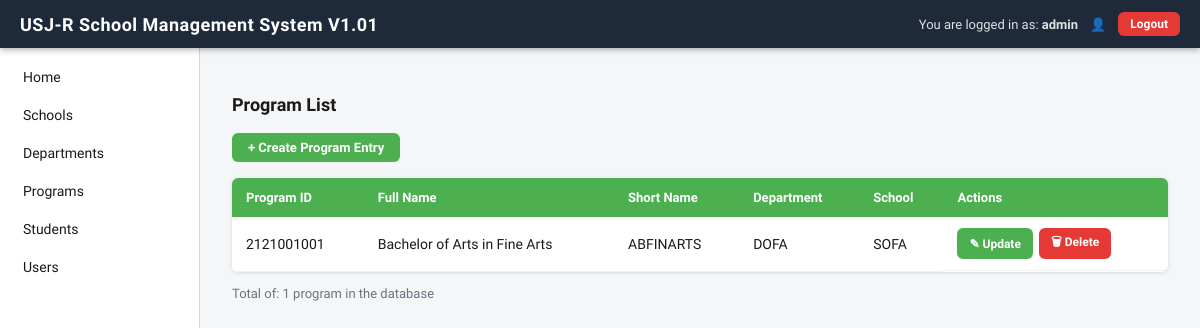
The app's page /programs/list.php (signed in) with its own data.
### tables this page shows
CREATE TABLE IF NOT EXISTS programs (
    prog_id         INT PRIMARY KEY,
    prog_full_name  VARCHAR(150) NOT NULL,
    prog_short_name VARCHAR(20)  NOT NULL,
    dept_id         INT NOT NULL,
    FOREIGN KEY (dept_id) REFERENCES departments(dept_id)
);

CREATE TABLE IF NOT EXISTS departments (
    dept_id         INT PRIMARY KEY,
    dept_full_name  VARCHAR(150) NOT NULL,
    dept_short_name VARCHAR(20)  NOT NULL,
    school_id       INT NOT NULL,
    FOREIGN KEY (school_id) REFERENCES schools(school_id)
);

CREATE TABLE IF NOT EXISTS schools (
    school_id   INT PRIMARY KEY,
    school_full_name  VARCHAR(150) NOT NULL,
    school_short_name VARCHAR(20)  NOT NULL
);

### includes/auth.php (called while the page is built, shortened)
<?php
function can($needed) {
    $roles = ['Viewer'=>1, 'Remover'=>2, 'Updater'=>3, 'Creator'=>4, 'Administrator'=>5];
    $current = $_SESSION['user_role'] ?? 'Viewer';
    return ($roles[$current] ?? 0) >= ($roles[$needed] ?? 99);
}
?>

### programs/list.php (the view, shortened to what this page needs)
<?php
require_once '../includes/auth.php';
require_once '../config/db.php';
$stmt = $pdo->query("
    SELECT p.*, d.dept_short_name, s.school_short_name
    FROM programs p
    JOIN departments d ON d.dept_id = p.dept_id
    JOIN schools s ON s.school_id = d.school_id
    ORDER BY p.dept_id, p.prog_id ASC
");
$programs = $stmt->fetchAll();
$total = count($programs);
include '../includes/header.php';
?>
<p class="page-title">Program List</p>
<div class="action-bar">
    <?php if (can('Creator')): ?>
        <a href="create.php" class="btn btn-green">+ Create Program Entry</a>
    <?php endif; ?>
</div>
<table class="data-table">
    <thead>
        <tr>
            <th>Program ID</th>
            <th>Full Name</th>
            <th>Short Name</th>
            <th>Department</th>
            <th>School</th>
            <th>Actions</th>
        </tr>
    </thead>
    <tbody>
    <?php if ($programs): ?>
        <?php foreach ($programs as $p): ?>
        <tr>
            <td><?= htmlspecialchars($p['prog_id']) ?></td>
            <td><?= htmlspecialchars($p['prog_full_name']) ?></td>
            <td><?= htmlspecialchars($p['prog_short_name']) ?></td>
            <td><?= htmlspecialchars($p['dept_short_name']) ?></td>
            <td><?= htmlspecialchars($p['school_short_name']) ?></td>
            <td style="display:flex;gap:6px;flex-wrap:wrap;">
                <?php if (can('Updater')): ?>
                    <a href="update.php?id=<?= $p['prog_id'] ?>" class="btn btn-green btn-sm">✎ Update</a>
                <?php endif; ?>
                <?php if (can('Remover')): ?>
                    <a href="delete.php?id=<?= $p['prog_id'] ?>" class="btn btn-red btn-sm"
                       onclick="return confirm('Delete this program? This will fail if students are enrolled.');">
                       🗑 Delete</a>
                <?php endif; ?>
            </td>
        </tr>
        <?php endforeach; ?>
    <?php else: ?>
        <tr><td colspan="6" style="text-align:center;color:var(--muted);">No programs found.</td></tr>
    <?php endif; ?>
    </tbody>
</table>
<div class="table-footer">
    <span>Total of: <?= $total ?> program<?= $total !== 1 ? 's' : '' ?> in the database</span>
</div>
<?php include '../includes/footer.php'; ?>

### assets/style.css (style rules this page uses)
:root { --navy: #1e2a3a; --green: #4caf50; --green-dark: #388e3c; --orange: #f5a623; --red: #e53935; --red-dark: #c62828; --gray-bg: #f4f6f8; --sidebar-w: 200px; --header-h: 48px; --border: #d0d7de; --text: #1a1a1a; --muted: #6b7280; --white: #ffffff; --radius: 6px; --shadow: 0 1px 4px rgba(0,0,0,.12); }
*, *::before, *::after { box-sizing: border-box; margin: 0; padding: 0; }
body { font-family: 'Source Sans 3', sans-serif; font-size: 15px; background: var(--gray-bg); color: var(--text); min-height: 100vh; }
a { color: inherit; text-decoration: none; }
.btn { display: inline-flex; align-items: center; gap: 6px; padding: 7px 16px; border-radius: var(--radius); font-size: 13px; font-weight: 600; border: none; cursor: pointer; transition: background .15s, opacity .15s; text-decoration: none; font-family: inherit; }
.btn-green { background: var(--green); color: var(--white); }
.btn-red { background: var(--red); color: var(--white); }
.btn-sm { padding: 5px 12px; font-size: 12px; }
.page-title { font-size: 18px; font-weight: 700; margin-bottom: 18px; }
.action-bar { display: flex; align-items: center; gap: 10px; margin-bottom: 16px; flex-wrap: wrap; }
.data-table { width: 100%; border-collapse: collapse; background: var(--white); border-radius: var(--radius); overflow: hidden; box-shadow: var(--shadow); font-size: 14px; }
.data-table thead tr { background: var(--green); color: var(--white); }
.data-table thead th { padding: 12px 14px; font-weight: 700; text-align: left; font-size: 13px; }
.data-table tbody td { padding: 11px 14px; border-bottom: 1px solid #f0f0f0; }
.table-footer { display: flex; justify-content: space-between; align-items: center; margin-top: 14px; font-size: 13px; color: var(--muted); }

### records on screen
programs: prog_id "2121001001", prog_full_name "Bachelor of Arts in Fine Arts", prog_short_name "ABFINARTS", dept.dept_short_name "DOFA", schools.school_short_name "SOFA"

### other values on screen
$_SESSION['user_name'] "admin"
$total "1"
